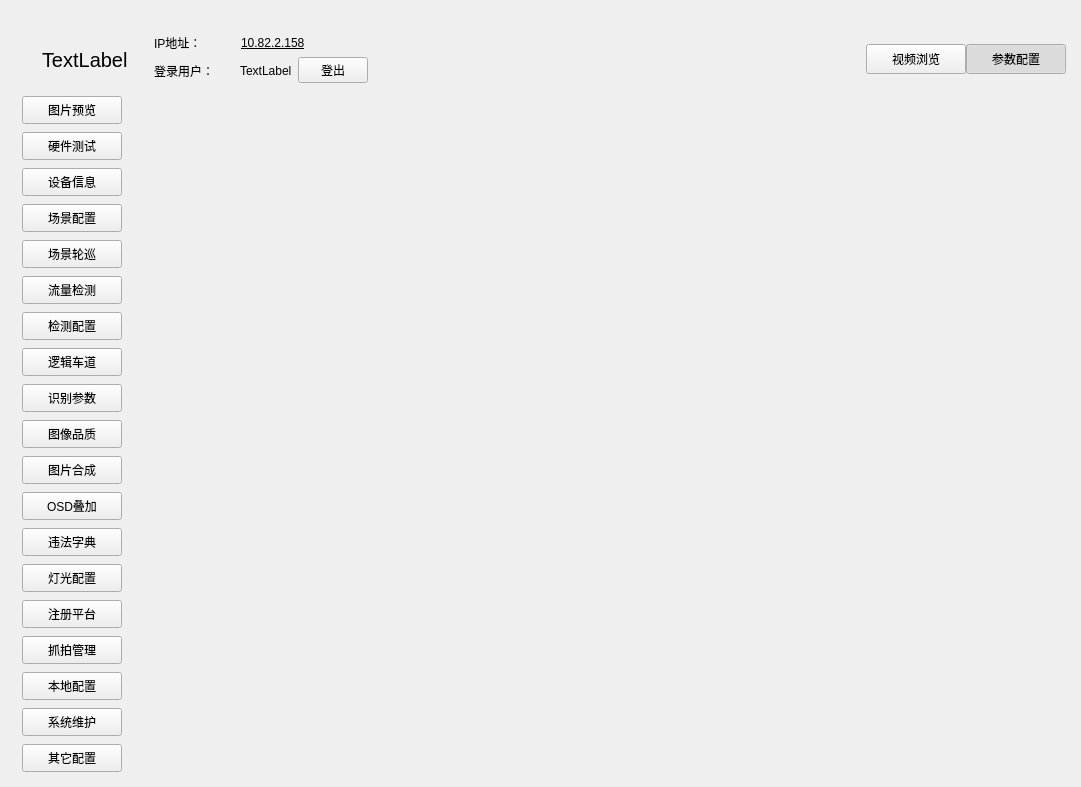
<?xml version="1.0" encoding="UTF-8"?>
<ui version="4.0">
 <class>dlg_main</class>
 <widget class="QDialog" name="dlg_main">
  <property name="geometry">
   <rect>
    <x>0</x>
    <y>0</y>
    <width>1081</width>
    <height>787</height>
   </rect>
  </property>
  <property name="windowTitle">
   <string>dlg_main</string>
  </property>
  <layout class="QVBoxLayout" name="verticalLayout" stretch="0,0,1">
   <property name="spacing">
    <number>0</number>
   </property>
   <property name="leftMargin">
    <number>0</number>
   </property>
   <property name="topMargin">
    <number>0</number>
   </property>
   <property name="rightMargin">
    <number>5</number>
   </property>
   <property name="bottomMargin">
    <number>0</number>
   </property>
   <item>
    <widget class="MyTitleWidget" name="titleBar" native="true">
     <property name="minimumSize">
      <size>
       <width>0</width>
       <height>30</height>
      </size>
     </property>
    </widget>
   </item>
   <item>
    <widget class="QWidget" name="widget" native="true">
     <property name="minimumSize">
      <size>
       <width>0</width>
       <height>55</height>
      </size>
     </property>
     <property name="maximumSize">
      <size>
       <width>16777215</width>
       <height>50</height>
      </size>
     </property>
     <property name="styleSheet">
      <string notr="true"/>
     </property>
     <layout class="QHBoxLayout" name="horizontalLayout_5">
      <property name="spacing">
       <number>15</number>
      </property>
      <property name="leftMargin">
       <number>20</number>
      </property>
      <property name="topMargin">
       <number>0</number>
      </property>
      <property name="rightMargin">
       <number>10</number>
      </property>
      <property name="bottomMargin">
       <number>0</number>
      </property>
      <item>
       <widget class="QLabel" name="label">
        <property name="styleSheet">
         <string notr="true"/>
        </property>
        <property name="text">
         <string/>
        </property>
        <property name="pixmap">
         <pixmap>Resources/image/128.png</pixmap>
        </property>
       </widget>
      </item>
      <item>
       <widget class="QLabel" name="devtype">
        <property name="minimumSize">
         <size>
          <width>0</width>
          <height>0</height>
         </size>
        </property>
        <property name="font">
         <font>
          <pointsize>15</pointsize>
         </font>
        </property>
        <property name="text">
         <string>TextLabel</string>
        </property>
        <property name="alignment">
         <set>Qt::AlignLeading|Qt::AlignLeft|Qt::AlignVCenter</set>
        </property>
       </widget>
      </item>
      <item>
       <widget class="QWidget" name="widget_3" native="true">
        <layout class="QVBoxLayout" name="verticalLayout_2">
         <property name="spacing">
          <number>0</number>
         </property>
         <property name="topMargin">
          <number>0</number>
         </property>
         <property name="bottomMargin">
          <number>0</number>
         </property>
         <item>
          <layout class="QHBoxLayout" name="horizontalLayout_3">
           <item>
            <widget class="QLabel" name="label_3">
             <property name="minimumSize">
              <size>
               <width>80</width>
               <height>0</height>
              </size>
             </property>
             <property name="maximumSize">
              <size>
               <width>80</width>
               <height>16777215</height>
              </size>
             </property>
             <property name="text">
              <string>IP地址：</string>
             </property>
            </widget>
           </item>
           <item>
            <widget class="QPushButton" name="btn_ip">
             <property name="minimumSize">
              <size>
               <width>130</width>
               <height>22</height>
              </size>
             </property>
             <property name="maximumSize">
              <size>
               <width>100</width>
               <height>16777215</height>
              </size>
             </property>
             <property name="font">
              <font>
               <underline>true</underline>
              </font>
             </property>
             <property name="focusPolicy">
              <enum>Qt::NoFocus</enum>
             </property>
             <property name="styleSheet">
              <string notr="true">QPushButton{text-align: left;}</string>
             </property>
             <property name="text">
              <string>10.82.2.158</string>
             </property>
             <property name="flat">
              <bool>true</bool>
             </property>
            </widget>
           </item>
           <item>
            <spacer name="horizontalSpacer_2">
             <property name="orientation">
              <enum>Qt::Horizontal</enum>
             </property>
             <property name="sizeHint" stdset="0">
              <size>
               <width>40</width>
               <height>20</height>
              </size>
             </property>
            </spacer>
           </item>
          </layout>
         </item>
         <item>
          <layout class="QHBoxLayout" name="horizontalLayout_4">
           <item>
            <widget class="QLabel" name="label_4">
             <property name="minimumSize">
              <size>
               <width>80</width>
               <height>0</height>
              </size>
             </property>
             <property name="maximumSize">
              <size>
               <width>80</width>
               <height>16777215</height>
              </size>
             </property>
             <property name="text">
              <string>登录用户：</string>
             </property>
            </widget>
           </item>
           <item>
            <widget class="QWidget" name="widget_6" native="true">
             <layout class="QHBoxLayout" name="horizontalLayout_8">
              <property name="spacing">
               <number>6</number>
              </property>
              <property name="leftMargin">
               <number>0</number>
              </property>
              <property name="topMargin">
               <number>0</number>
              </property>
              <property name="rightMargin">
               <number>0</number>
              </property>
              <property name="bottomMargin">
               <number>0</number>
              </property>
              <item>
               <widget class="QLabel" name="lab_usr">
                <property name="minimumSize">
                 <size>
                  <width>0</width>
                  <height>0</height>
                 </size>
                </property>
                <property name="maximumSize">
                 <size>
                  <width>16777215</width>
                  <height>16777215</height>
                 </size>
                </property>
                <property name="text">
                 <string>TextLabel</string>
                </property>
                <property name="alignment">
                 <set>Qt::AlignLeading|Qt::AlignLeft|Qt::AlignVCenter</set>
                </property>
               </widget>
              </item>
              <item>
               <widget class="QPushButton" name="btn_logout">
                <property name="minimumSize">
                 <size>
                  <width>70</width>
                  <height>25</height>
                 </size>
                </property>
                <property name="maximumSize">
                 <size>
                  <width>70</width>
                  <height>16777215</height>
                 </size>
                </property>
                <property name="focusPolicy">
                 <enum>Qt::NoFocus</enum>
                </property>
                <property name="text">
                 <string>登出</string>
                </property>
               </widget>
              </item>
             </layout>
            </widget>
           </item>
           <item>
            <spacer name="horizontalSpacer_3">
             <property name="orientation">
              <enum>Qt::Horizontal</enum>
             </property>
             <property name="sizeHint" stdset="0">
              <size>
               <width>40</width>
               <height>20</height>
              </size>
             </property>
            </spacer>
           </item>
          </layout>
         </item>
        </layout>
       </widget>
      </item>
      <item>
       <spacer name="horizontalSpacer">
        <property name="orientation">
         <enum>Qt::Horizontal</enum>
        </property>
        <property name="sizeHint" stdset="0">
         <size>
          <width>137</width>
          <height>20</height>
         </size>
        </property>
       </spacer>
      </item>
      <item>
       <layout class="QHBoxLayout" name="horizontalLayout_6">
        <property name="spacing">
         <number>0</number>
        </property>
        <item>
         <widget class="QPushButton" name="btn_videoScan">
          <property name="minimumSize">
           <size>
            <width>100</width>
            <height>30</height>
           </size>
          </property>
          <property name="focusPolicy">
           <enum>Qt::NoFocus</enum>
          </property>
          <property name="text">
           <string>视频浏览</string>
          </property>
          <property name="checkable">
           <bool>true</bool>
          </property>
          <property name="autoExclusive">
           <bool>true</bool>
          </property>
         </widget>
        </item>
        <item>
         <widget class="QPushButton" name="btn_paramSetting">
          <property name="minimumSize">
           <size>
            <width>100</width>
            <height>30</height>
           </size>
          </property>
          <property name="focusPolicy">
           <enum>Qt::NoFocus</enum>
          </property>
          <property name="text">
           <string>参数配置</string>
          </property>
          <property name="checkable">
           <bool>true</bool>
          </property>
          <property name="checked">
           <bool>true</bool>
          </property>
          <property name="autoExclusive">
           <bool>true</bool>
          </property>
         </widget>
        </item>
       </layout>
      </item>
     </layout>
    </widget>
   </item>
   <item>
    <widget class="QWidget" name="widget_2" native="true">
     <layout class="QHBoxLayout" name="horizontalLayout" stretch="0,0">
      <property name="topMargin">
       <number>0</number>
      </property>
      <property name="bottomMargin">
       <number>0</number>
      </property>
      <item>
       <widget class="QWidget" name="widget_5" native="true">
        <layout class="QVBoxLayout" name="verticalLayout_4">
         <property name="spacing">
          <number>8</number>
         </property>
         <item>
          <widget class="QPushButton" name="btn_picView">
           <property name="minimumSize">
            <size>
             <width>100</width>
             <height>28</height>
            </size>
           </property>
           <property name="focusPolicy">
            <enum>Qt::NoFocus</enum>
           </property>
           <property name="text">
            <string>图片预览</string>
           </property>
           <property name="checkable">
            <bool>true</bool>
           </property>
           <property name="autoExclusive">
            <bool>true</bool>
           </property>
          </widget>
         </item>
         <item>
          <widget class="QPushButton" name="btn_hardTest">
           <property name="minimumSize">
            <size>
             <width>100</width>
             <height>28</height>
            </size>
           </property>
           <property name="focusPolicy">
            <enum>Qt::NoFocus</enum>
           </property>
           <property name="text">
            <string>硬件测试</string>
           </property>
           <property name="checkable">
            <bool>true</bool>
           </property>
           <property name="autoExclusive">
            <bool>true</bool>
           </property>
          </widget>
         </item>
         <item>
          <widget class="QPushButton" name="btn_devInfo">
           <property name="minimumSize">
            <size>
             <width>100</width>
             <height>28</height>
            </size>
           </property>
           <property name="focusPolicy">
            <enum>Qt::NoFocus</enum>
           </property>
           <property name="text">
            <string>设备信息</string>
           </property>
           <property name="checkable">
            <bool>true</bool>
           </property>
           <property name="autoExclusive">
            <bool>true</bool>
           </property>
          </widget>
         </item>
         <item>
          <widget class="QPushButton" name="btn_sence">
           <property name="minimumSize">
            <size>
             <width>100</width>
             <height>28</height>
            </size>
           </property>
           <property name="focusPolicy">
            <enum>Qt::NoFocus</enum>
           </property>
           <property name="text">
            <string>场景配置</string>
           </property>
           <property name="checkable">
            <bool>true</bool>
           </property>
           <property name="autoExclusive">
            <bool>true</bool>
           </property>
          </widget>
         </item>
         <item>
          <widget class="QPushButton" name="btn_sencePoll">
           <property name="minimumSize">
            <size>
             <width>100</width>
             <height>28</height>
            </size>
           </property>
           <property name="focusPolicy">
            <enum>Qt::NoFocus</enum>
           </property>
           <property name="text">
            <string>场景轮巡</string>
           </property>
           <property name="checkable">
            <bool>true</bool>
           </property>
           <property name="autoExclusive">
            <bool>true</bool>
           </property>
          </widget>
         </item>
         <item>
          <widget class="QPushButton" name="btn_test">
           <property name="minimumSize">
            <size>
             <width>100</width>
             <height>28</height>
            </size>
           </property>
           <property name="focusPolicy">
            <enum>Qt::NoFocus</enum>
           </property>
           <property name="text">
            <string>流量检测</string>
           </property>
           <property name="checkable">
            <bool>true</bool>
           </property>
           <property name="autoExclusive">
            <bool>true</bool>
           </property>
          </widget>
         </item>
         <item>
          <widget class="QPushButton" name="btn_dection">
           <property name="minimumSize">
            <size>
             <width>100</width>
             <height>28</height>
            </size>
           </property>
           <property name="focusPolicy">
            <enum>Qt::NoFocus</enum>
           </property>
           <property name="text">
            <string>检测配置</string>
           </property>
           <property name="checkable">
            <bool>true</bool>
           </property>
           <property name="autoExclusive">
            <bool>true</bool>
           </property>
          </widget>
         </item>
         <item>
          <widget class="QPushButton" name="btn_logicLane">
           <property name="minimumSize">
            <size>
             <width>100</width>
             <height>28</height>
            </size>
           </property>
           <property name="focusPolicy">
            <enum>Qt::NoFocus</enum>
           </property>
           <property name="text">
            <string>逻辑车道</string>
           </property>
           <property name="checkable">
            <bool>true</bool>
           </property>
           <property name="autoExclusive">
            <bool>true</bool>
           </property>
          </widget>
         </item>
         <item>
          <widget class="QPushButton" name="btn_identParam">
           <property name="minimumSize">
            <size>
             <width>100</width>
             <height>28</height>
            </size>
           </property>
           <property name="focusPolicy">
            <enum>Qt::NoFocus</enum>
           </property>
           <property name="text">
            <string>识别参数</string>
           </property>
           <property name="checkable">
            <bool>true</bool>
           </property>
           <property name="autoExclusive">
            <bool>true</bool>
           </property>
          </widget>
         </item>
         <item>
          <widget class="QPushButton" name="btn_imageQuatity">
           <property name="minimumSize">
            <size>
             <width>100</width>
             <height>28</height>
            </size>
           </property>
           <property name="focusPolicy">
            <enum>Qt::NoFocus</enum>
           </property>
           <property name="text">
            <string>图像品质</string>
           </property>
           <property name="checkable">
            <bool>true</bool>
           </property>
           <property name="autoExclusive">
            <bool>true</bool>
           </property>
          </widget>
         </item>
         <item>
          <widget class="QPushButton" name="btn_imgMerge">
           <property name="minimumSize">
            <size>
             <width>100</width>
             <height>28</height>
            </size>
           </property>
           <property name="focusPolicy">
            <enum>Qt::NoFocus</enum>
           </property>
           <property name="text">
            <string>图片合成</string>
           </property>
           <property name="checkable">
            <bool>true</bool>
           </property>
           <property name="autoExclusive">
            <bool>true</bool>
           </property>
          </widget>
         </item>
         <item>
          <widget class="QPushButton" name="btn_osdAdd">
           <property name="minimumSize">
            <size>
             <width>100</width>
             <height>28</height>
            </size>
           </property>
           <property name="focusPolicy">
            <enum>Qt::NoFocus</enum>
           </property>
           <property name="text">
            <string>OSD叠加</string>
           </property>
           <property name="checkable">
            <bool>true</bool>
           </property>
           <property name="autoExclusive">
            <bool>true</bool>
           </property>
          </widget>
         </item>
         <item>
          <widget class="QPushButton" name="btn_illegalDict">
           <property name="minimumSize">
            <size>
             <width>100</width>
             <height>28</height>
            </size>
           </property>
           <property name="focusPolicy">
            <enum>Qt::NoFocus</enum>
           </property>
           <property name="text">
            <string>违法字典</string>
           </property>
           <property name="checkable">
            <bool>true</bool>
           </property>
           <property name="autoExclusive">
            <bool>true</bool>
           </property>
          </widget>
         </item>
         <item>
          <widget class="QPushButton" name="btn_lightSetting">
           <property name="minimumSize">
            <size>
             <width>100</width>
             <height>28</height>
            </size>
           </property>
           <property name="focusPolicy">
            <enum>Qt::NoFocus</enum>
           </property>
           <property name="text">
            <string>灯光配置</string>
           </property>
           <property name="checkable">
            <bool>true</bool>
           </property>
           <property name="autoExclusive">
            <bool>true</bool>
           </property>
          </widget>
         </item>
         <item>
          <widget class="QPushButton" name="btn_regesiterPlat">
           <property name="minimumSize">
            <size>
             <width>100</width>
             <height>28</height>
            </size>
           </property>
           <property name="focusPolicy">
            <enum>Qt::NoFocus</enum>
           </property>
           <property name="text">
            <string>注册平台</string>
           </property>
           <property name="checkable">
            <bool>true</bool>
           </property>
           <property name="autoExclusive">
            <bool>true</bool>
           </property>
          </widget>
         </item>
         <item>
          <widget class="QPushButton" name="btn_snap">
           <property name="minimumSize">
            <size>
             <width>100</width>
             <height>28</height>
            </size>
           </property>
           <property name="focusPolicy">
            <enum>Qt::NoFocus</enum>
           </property>
           <property name="text">
            <string>抓拍管理</string>
           </property>
           <property name="checkable">
            <bool>true</bool>
           </property>
           <property name="autoExclusive">
            <bool>true</bool>
           </property>
          </widget>
         </item>
         <item>
          <widget class="QPushButton" name="btn_localCfg">
           <property name="minimumSize">
            <size>
             <width>100</width>
             <height>28</height>
            </size>
           </property>
           <property name="focusPolicy">
            <enum>Qt::NoFocus</enum>
           </property>
           <property name="text">
            <string>本地配置</string>
           </property>
           <property name="checkable">
            <bool>true</bool>
           </property>
           <property name="autoExclusive">
            <bool>true</bool>
           </property>
          </widget>
         </item>
         <item>
          <widget class="QPushButton" name="btn_system">
           <property name="minimumSize">
            <size>
             <width>100</width>
             <height>28</height>
            </size>
           </property>
           <property name="focusPolicy">
            <enum>Qt::NoFocus</enum>
           </property>
           <property name="text">
            <string>系统维护</string>
           </property>
           <property name="checkable">
            <bool>true</bool>
           </property>
           <property name="autoExclusive">
            <bool>true</bool>
           </property>
          </widget>
         </item>
         <item>
          <widget class="QPushButton" name="btn_otherConfig">
           <property name="minimumSize">
            <size>
             <width>100</width>
             <height>28</height>
            </size>
           </property>
           <property name="focusPolicy">
            <enum>Qt::NoFocus</enum>
           </property>
           <property name="text">
            <string>其它配置</string>
           </property>
           <property name="checkable">
            <bool>true</bool>
           </property>
           <property name="autoExclusive">
            <bool>true</bool>
           </property>
          </widget>
         </item>
         <item>
          <spacer name="verticalSpacer_2">
           <property name="orientation">
            <enum>Qt::Vertical</enum>
           </property>
           <property name="sizeHint" stdset="0">
            <size>
             <width>20</width>
             <height>11</height>
            </size>
           </property>
          </spacer>
         </item>
        </layout>
       </widget>
      </item>
      <item>
       <widget class="QStackedWidget" name="stackedWidget">
        <property name="currentIndex">
         <number>0</number>
        </property>
        <widget class="QWidget" name="page">
         <layout class="QHBoxLayout" name="horizontalLayout_2" stretch="1">
          <property name="spacing">
           <number>0</number>
          </property>
          <property name="leftMargin">
           <number>0</number>
          </property>
          <property name="topMargin">
           <number>0</number>
          </property>
          <property name="rightMargin">
           <number>0</number>
          </property>
          <property name="bottomMargin">
           <number>0</number>
          </property>
          <item>
           <widget class="QStackedWidget" name="stackedWidget_2">
            <widget class="QWidget" name="page_3"/>
            <widget class="QWidget" name="page_4"/>
           </widget>
          </item>
         </layout>
        </widget>
        <widget class="QWidget" name="page_2">
         <layout class="QHBoxLayout" name="horizontalLayout_7" stretch="0,1">
          <item>
           <widget class="QWidget" name="widget_4" native="true">
            <property name="styleSheet">
             <string notr="true">border:1px solid #868686;</string>
            </property>
            <layout class="QVBoxLayout" name="verticalLayout_3">
             <item>
              <layout class="QHBoxLayout" name="horizontalLayout_15">
               <item>
                <layout class="QGridLayout" name="gridLayout">
                 <property name="horizontalSpacing">
                  <number>10</number>
                 </property>
                 <property name="verticalSpacing">
                  <number>20</number>
                 </property>
                 <item row="1" column="1" colspan="3">
                  <widget class="QSlider" name="horizontalSlider">
                   <property name="styleSheet">
                    <string notr="true">border:0px;</string>
                   </property>
                   <property name="minimum">
                    <number>1</number>
                   </property>
                   <property name="maximum">
                    <number>100</number>
                   </property>
                   <property name="value">
                    <number>50</number>
                   </property>
                   <property name="orientation">
                    <enum>Qt::Horizontal</enum>
                   </property>
                   <property name="tickPosition">
                    <enum>QSlider::TicksBelow</enum>
                   </property>
                  </widget>
                 </item>
                 <item row="1" column="4">
                  <widget class="QLabel" name="label_44">
                   <property name="minimumSize">
                    <size>
                     <width>40</width>
                     <height>0</height>
                    </size>
                   </property>
                   <property name="styleSheet">
                    <string notr="true">border:0px;</string>
                   </property>
                   <property name="text">
                    <string>快</string>
                   </property>
                  </widget>
                 </item>
                 <item row="0" column="0">
                  <widget class="QLabel" name="label_42">
                   <property name="minimumSize">
                    <size>
                     <width>0</width>
                     <height>25</height>
                    </size>
                   </property>
                   <property name="styleSheet">
                    <string notr="true">border:0px;</string>
                   </property>
                   <property name="text">
                    <string>PTZ面板</string>
                   </property>
                  </widget>
                 </item>
                 <item row="1" column="0">
                  <widget class="QLabel" name="label_43">
                   <property name="layoutDirection">
                    <enum>Qt::LeftToRight</enum>
                   </property>
                   <property name="styleSheet">
                    <string notr="true">border:0px;</string>
                   </property>
                   <property name="lineWidth">
                    <number>1</number>
                   </property>
                   <property name="text">
                    <string>慢</string>
                   </property>
                   <property name="alignment">
                    <set>Qt::AlignRight|Qt::AlignTrailing|Qt::AlignVCenter</set>
                   </property>
                  </widget>
                 </item>
                 <item row="4" column="1">
                  <widget class="QPushButton" name="btn_leftdown">
                   <property name="minimumSize">
                    <size>
                     <width>27</width>
                     <height>27</height>
                    </size>
                   </property>
                   <property name="maximumSize">
                    <size>
                     <width>27</width>
                     <height>27</height>
                    </size>
                   </property>
                   <property name="styleSheet">
                    <string notr="true">QPushButton
{
border-image: url(:/Dlg_Login/Resources/image/ptz_leftup_down.png);
}

QPushButton:hover
{
 border-image: url(:/Dlg_Login/Resources/image/ptz_leftup_hover.png);
}</string>
                   </property>
                   <property name="text">
                    <string/>
                   </property>
                  </widget>
                 </item>
                 <item row="3" column="1">
                  <widget class="QPushButton" name="btn_left">
                   <property name="minimumSize">
                    <size>
                     <width>27</width>
                     <height>27</height>
                    </size>
                   </property>
                   <property name="maximumSize">
                    <size>
                     <width>27</width>
                     <height>27</height>
                    </size>
                   </property>
                   <property name="styleSheet">
                    <string notr="true">QPushButton
{
	border-image: url(:/Dlg_Login/Resources/image/ptz_left_down.png);
}

QPushButton:hover
{
	border-image: url(:/Dlg_Login/Resources/image/ptz_left_hover.png);
}</string>
                   </property>
                   <property name="text">
                    <string/>
                   </property>
                  </widget>
                 </item>
                 <item row="2" column="1">
                  <widget class="QPushButton" name="btn_leftup">
                   <property name="minimumSize">
                    <size>
                     <width>27</width>
                     <height>27</height>
                    </size>
                   </property>
                   <property name="maximumSize">
                    <size>
                     <width>27</width>
                     <height>27</height>
                    </size>
                   </property>
                   <property name="styleSheet">
                    <string notr="true">QPushButton
{
 border-image: url(:/Dlg_Login/Resources/image/ptz_leftup_down.png);
}

QPushButton:hover
{
border-image: url(:/Dlg_Login/Resources/image/ptz_leftup_hover.png);
}</string>
                   </property>
                   <property name="text">
                    <string/>
                   </property>
                  </widget>
                 </item>
                 <item row="4" column="2">
                  <widget class="QPushButton" name="btn_down">
                   <property name="minimumSize">
                    <size>
                     <width>27</width>
                     <height>27</height>
                    </size>
                   </property>
                   <property name="maximumSize">
                    <size>
                     <width>27</width>
                     <height>27</height>
                    </size>
                   </property>
                   <property name="styleSheet">
                    <string notr="true">QPushButton
{
border-image: url(:/Dlg_Login/Resources/image/ptz_down_down.png);
}

QPushButton:hover
{
 border-image: url(:/Dlg_Login/Resources/image/ptz_down_hover.png);
}</string>
                   </property>
                   <property name="text">
                    <string/>
                   </property>
                  </widget>
                 </item>
                 <item row="5" column="1">
                  <widget class="QPushButton" name="btn_zoomIn">
                   <property name="minimumSize">
                    <size>
                     <width>27</width>
                     <height>27</height>
                    </size>
                   </property>
                   <property name="maximumSize">
                    <size>
                     <width>27</width>
                     <height>27</height>
                    </size>
                   </property>
                   <property name="styleSheet">
                    <string notr="true">QPushButton
{
border-image: url(:/Dlg_Login/Resources/image/ptz_zoomIn_down.png);
}

QPushButton:hover
{
 border-image: url(:/Dlg_Login/Resources/image/ptz_zoomIn_hover.png);
}</string>
                   </property>
                   <property name="text">
                    <string/>
                   </property>
                  </widget>
                 </item>
                 <item row="5" column="2">
                  <widget class="QPushButton" name="btn_zoomOut">
                   <property name="minimumSize">
                    <size>
                     <width>27</width>
                     <height>27</height>
                    </size>
                   </property>
                   <property name="maximumSize">
                    <size>
                     <width>27</width>
                     <height>27</height>
                    </size>
                   </property>
                   <property name="styleSheet">
                    <string notr="true">QPushButton
{
border-image: url(:/Dlg_Login/Resources/image/ptz_zoomOut_down.png);
}

QPushButton:hover
{
 border-image: url(:/Dlg_Login/Resources/image/ptz_zoomOut_hover.png);
}</string>
                   </property>
                   <property name="text">
                    <string/>
                   </property>
                  </widget>
                 </item>
                 <item row="3" column="2">
                  <widget class="QPushButton" name="btn_out">
                   <property name="minimumSize">
                    <size>
                     <width>27</width>
                     <height>27</height>
                    </size>
                   </property>
                   <property name="maximumSize">
                    <size>
                     <width>27</width>
                     <height>27</height>
                    </size>
                   </property>
                   <property name="styleSheet">
                    <string notr="true">QPushButton
{
border-image: url(:/Dlg_Login/Resources/image/ptz_out_down.png);
}

QPushButton:hover
{
 border-image: url(:/Dlg_Login/Resources/image/ptz_out_hover.png);
}</string>
                   </property>
                   <property name="text">
                    <string/>
                   </property>
                  </widget>
                 </item>
                 <item row="2" column="3">
                  <widget class="QPushButton" name="btn_rightup">
                   <property name="minimumSize">
                    <size>
                     <width>27</width>
                     <height>27</height>
                    </size>
                   </property>
                   <property name="maximumSize">
                    <size>
                     <width>27</width>
                     <height>27</height>
                    </size>
                   </property>
                   <property name="styleSheet">
                    <string notr="true">QPushButton
{
border-image: url(:/Dlg_Login/Resources/image/ptz_rightup_down.png);
}

QPushButton:hover
{
 border-image: url(:/Dlg_Login/Resources/image/ptz_rightup_hover.png);
}</string>
                   </property>
                   <property name="text">
                    <string/>
                   </property>
                  </widget>
                 </item>
                 <item row="2" column="2">
                  <widget class="QPushButton" name="btn_up">
                   <property name="minimumSize">
                    <size>
                     <width>27</width>
                     <height>27</height>
                    </size>
                   </property>
                   <property name="maximumSize">
                    <size>
                     <width>27</width>
                     <height>27</height>
                    </size>
                   </property>
                   <property name="styleSheet">
                    <string notr="true">QPushButton
{
border-image: url(:/Dlg_Login/Resources/image/ptz_up_down.png);
}

QPushButton:hover
{
 border-image: url(:/Dlg_Login/Resources/image/ptz_up_hover.png);
}</string>
                   </property>
                   <property name="text">
                    <string/>
                   </property>
                  </widget>
                 </item>
                 <item row="3" column="3">
                  <widget class="QPushButton" name="btn_right">
                   <property name="minimumSize">
                    <size>
                     <width>27</width>
                     <height>27</height>
                    </size>
                   </property>
                   <property name="maximumSize">
                    <size>
                     <width>27</width>
                     <height>27</height>
                    </size>
                   </property>
                   <property name="styleSheet">
                    <string notr="true">QPushButton
{
border-image: url(:/Dlg_Login/Resources/image/ptz_right_down.png);
}

QPushButton:hover
{
 border-image: url(:/Dlg_Login/Resources/image/ptz_right_hover.png);
}</string>
                   </property>
                   <property name="text">
                    <string/>
                   </property>
                  </widget>
                 </item>
                 <item row="4" column="3">
                  <widget class="QPushButton" name="btn_rightdown">
                   <property name="minimumSize">
                    <size>
                     <width>27</width>
                     <height>27</height>
                    </size>
                   </property>
                   <property name="maximumSize">
                    <size>
                     <width>27</width>
                     <height>27</height>
                    </size>
                   </property>
                   <property name="styleSheet">
                    <string notr="true">QPushButton
{
border-image: url(:/Dlg_Login/Resources/image/ptz_rightdown_down.png);
}

QPushButton:hover
{
border-image: url(:/Dlg_Login/Resources/image/ptz_rightdown_hover.png);
}</string>
                   </property>
                   <property name="text">
                    <string/>
                   </property>
                  </widget>
                 </item>
                 <item row="6" column="2">
                  <widget class="QPushButton" name="btn_pushIn">
                   <property name="minimumSize">
                    <size>
                     <width>27</width>
                     <height>27</height>
                    </size>
                   </property>
                   <property name="maximumSize">
                    <size>
                     <width>27</width>
                     <height>27</height>
                    </size>
                   </property>
                   <property name="styleSheet">
                    <string notr="true">QPushButton
{
border-image: url(:/Dlg_Login/Resources/image/ptz_PushIn_down.png);
}

QPushButton:hover
{
 border-image: url(:/Dlg_Login/Resources/image/ptz_PushIn_hover.png);
}</string>
                   </property>
                   <property name="text">
                    <string/>
                   </property>
                  </widget>
                 </item>
                 <item row="6" column="1">
                  <widget class="QPushButton" name="btn_pushAway">
                   <property name="minimumSize">
                    <size>
                     <width>27</width>
                     <height>27</height>
                    </size>
                   </property>
                   <property name="maximumSize">
                    <size>
                     <width>27</width>
                     <height>27</height>
                    </size>
                   </property>
                   <property name="styleSheet">
                    <string notr="true">QPushButton
{
border-image: url(:/Dlg_Login/Resources/image/ptz_PullAway_down.png);
}

QPushButton:hover
{
 border-image: url(:/Dlg_Login/Resources/image/ptz_PullAway_hover.png);
}</string>
                   </property>
                   <property name="text">
                    <string/>
                   </property>
                  </widget>
                 </item>
                 <item row="5" column="3">
                  <widget class="QPushButton" name="btn_brush">
                   <property name="minimumSize">
                    <size>
                     <width>27</width>
                     <height>27</height>
                    </size>
                   </property>
                   <property name="maximumSize">
                    <size>
                     <width>27</width>
                     <height>27</height>
                    </size>
                   </property>
                   <property name="styleSheet">
                    <string notr="true">QPushButton
{
border-image: url(:/Dlg_Login/Resources/image/ptz_rain_down.png);
}

QPushButton:hover
{
 border-image: url(:/Dlg_Login/Resources/image/ptz_rain_hover.png);
}</string>
                   </property>
                   <property name="text">
                    <string/>
                   </property>
                  </widget>
                 </item>
                </layout>
               </item>
               <item>
                <spacer name="horizontalSpacer_20">
                 <property name="orientation">
                  <enum>Qt::Horizontal</enum>
                 </property>
                 <property name="sizeHint" stdset="0">
                  <size>
                   <width>20</width>
                   <height>20</height>
                  </size>
                 </property>
                </spacer>
               </item>
              </layout>
             </item>
             <item>
              <spacer name="verticalSpacer">
               <property name="orientation">
                <enum>Qt::Vertical</enum>
               </property>
               <property name="sizeHint" stdset="0">
                <size>
                 <width>20</width>
                 <height>339</height>
                </size>
               </property>
              </spacer>
             </item>
            </layout>
           </widget>
          </item>
          <item>
           <widget class="Dlg_Video" name="video" native="true"/>
          </item>
         </layout>
        </widget>
       </widget>
      </item>
     </layout>
    </widget>
   </item>
  </layout>
 </widget>
 <layoutdefault spacing="6" margin="11"/>
 <customwidgets>
  <customwidget>
   <class>Dlg_Video</class>
   <extends>QWidget</extends>
   <header>dlg_video.h</header>
   <container>1</container>
  </customwidget>
  <customwidget>
   <class>MyTitleWidget</class>
   <extends>QWidget</extends>
   <header>mytitlewidget.h</header>
   <container>1</container>
  </customwidget>
 </customwidgets>
 <resources>
  <include location="res.qrc"/>
 </resources>
 <connections/>
</ui>
